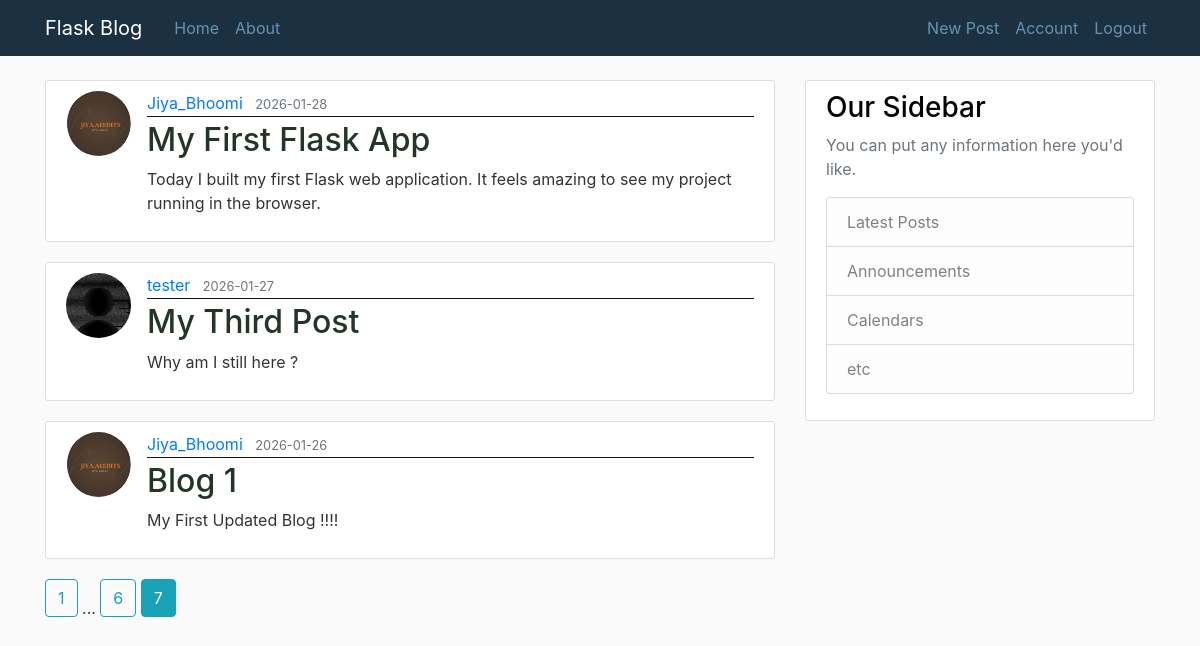
The app's page /home?page=7 (signed in) with its own data.
### Blogpost/models.py (models this page shows, shortened)
class Post(db.Model):
    id = db.Column(db.Integer, primary_key=True)
    title = db.Column(db.String(100), nullable=False)
    date_posted = db.Column(db.DateTime, nullable=False, default=datetime.utcnow)
    content = db.Column(db.Text, nullable=False)
    user_id = db.Column(db.Integer, db.ForeignKey('user.id'), nullable=False)

class User(db.Model, UserMixin):
    id = db.Column(db.Integer, primary_key=True)
    username = db.Column(db.String(20), unique=True, nullable=False)
    email = db.Column(db.String(120), unique=True, nullable=False)
    image_file = db.Column(db.String(20), nullable=False, default='download.jpg')
    password = db.Column(db.String(60), nullable=False)
    posts = db.relationship('Post', backref='author', lazy=True)

### Blogpost/routes.py (the view)
@app.route("/")
@app.route("/home")
def home():
    page = request.args.get('page',1, type=int,)
    posts = Post.query.order_by(Post.date_posted.desc()).paginate(page=page,per_page=3)
    return render_template('home.html', posts = posts)

### Blogpost/models.py (called while the page is built)
@login_manager.user_loader
def load_user(user_id):
    return User.query.get(int(user_id))

### Blogpost/templates/home.html
{% extends 'layout.html' %}
{% block content %}
        {% for post in posts.items %}
            <article class="media content-section">
                <img class="rounded-circle article-img" src="{{ url_for('static', filename ='profile_pic/' + post.author.image_file) }}">
                <div class="media-body">
                    <div class="article-metadata">
                    <a class="mr-2" href="{{url_for('user_post', username=post.author.username)}}">{{ post.author.username }}</a>
                    <small class="text-muted">{{ post.date_posted.strftime('%Y-%m-%d') }}</small>
                    </div>
                    <h2><a class="article-title" href="{{url_for('post', post_id=post.id)}}">{{ post.title }}</a></h2>
                    <p class="article-content">{{ post.content }}</p>
                </div>
            </article>
        {% endfor %}
        {% for page_num in posts.iter_pages(left_edge=1, right_edge=1, left_current=1, right_current=1) %}
            {% if page_num %}
                {% if posts.page == page_num %}
                    <a class="btn btn-info mb-4" href="{{url_for('home', page=page_num)}}"> {{ page_num }} </a>
                {% else %}
                    <a class="btn btn-outline-info mb-4" href="{{url_for('home', page=page_num)}}"> {{ page_num }} </a>
                {% endif %}
            {% else %}
                ...
            {% endif %}
        {% endfor %}
{% endblock content %}

### Blogpost/static/main.css (style rules this page uses)
body { background: #fafafa; color: #333333; margin-top: 5rem; }
h1, h2, h3, h4, h5, h6 { color: #020202; }
.content-section { background: #ffffff; padding: 10px 20px; border: 1px solid #dddddd; border-radius: 3px; margin-bottom: 20px; }
.article-title { color: #223528; }
.article-content { white-space: pre-line; }
.article-img { height: 65px; width: 65px; margin-right: 16px; }
.article-metadata { padding-bottom: 1px; margin-bottom: 4px; border-bottom: 1px solid #131313 }

### records on screen
Post: image_file (picture), author.username "Jiya_Bhoomi", date_posted "2026-01-28", title "My First Flask App", content "Today I built my first Flask web application. It feels amazing to see my project running in the browser."
Post: image_file (picture), author.username "tester", date_posted "2026-01-27", title "My Third Post", content "Why am I still here ?"
Post: image_file (picture), author.username "Jiya_Bhoomi", date_posted "2026-01-26", title "Blog 1", content "My First Updated Blog !!!!"

### other values on screen
{{ page_num }} "1" "6"
{{ page_num }} "7"
